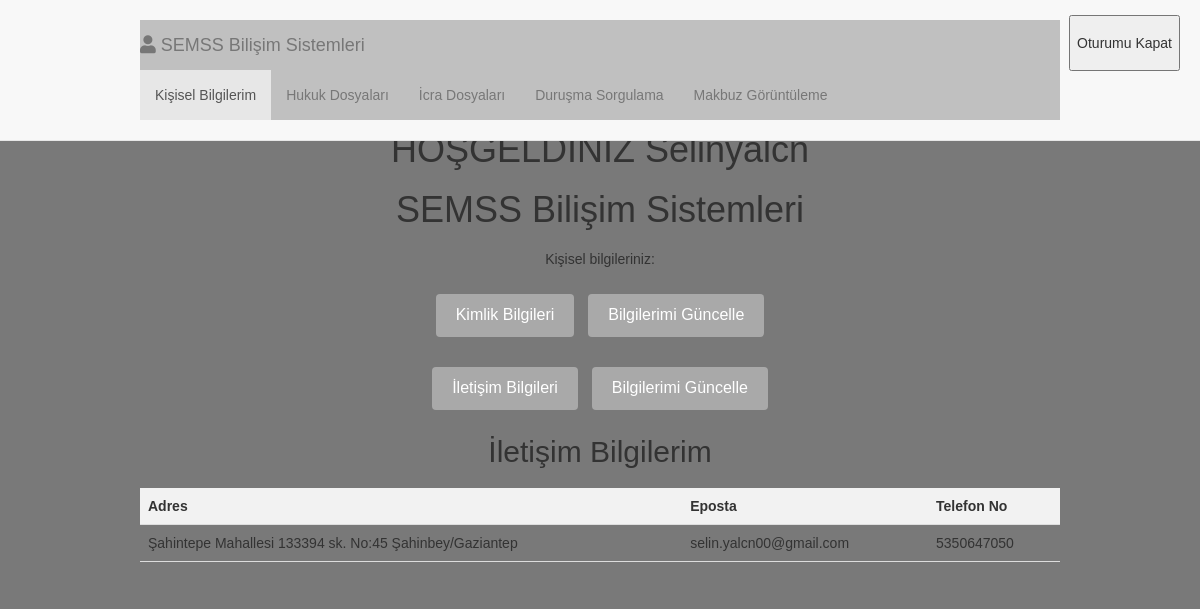
Page /iletisim_bilgileri.php (signed in) on the committed database.
### tables this page shows
CREATE TABLE `iletisimbilgileri` (
  `adres` varchar(500) NOT NULL,
  `eposta` varchar(255) NOT NULL,
  `telefonNo` bigint(20) NOT NULL,
  `tcNo` int(11) NOT NULL
);

### iletisim_bilgileri.php (the view, shortened to what this page needs)
<?php include "dashboard.php"; ?>
<!DOCTYPE html>
<html lang="en">
<head>
</head>
<body>
    <div class="container">
        <h1 class="welcome">HOŞGELDİNİZ <?php echo $username; ?></h1>
        <h1 class="welcome">SEMSS Bilişim Sistemleri</h1>
        <p class="welcome">Kişisel bilgileriniz:</p>
        <div class="button-container">
            <button onclick="location.href='/final_projesi/kimlik_bilgileri.php'">Kimlik Bilgileri</button>
            <button onclick="location.href='/final_projesi/bilgilerimi_guncelle.php'">Bilgilerimi Güncelle</button>
        </div>
        <div class="button-container">
            <button onclick="location.href='/final_projesi/iletisim_bilgileri.php'">İletişim Bilgileri</button>
            <button onclick="location.href='/final_projesi/bilgilerimi_guncelle2.php'">Bilgilerimi Güncelle</button>
        </div>
        <h2 class="welcome">İletişim Bilgilerim</h2>
        <table>
            <tr>
                <th>Adres</th>
                <th>Eposta</th>
                <th>Telefon No</th>
            </tr>
            <?php
            $servername = "localhost";
            $username = "root";
            $password = "";
            $dbname = "final_projesi";
            $conn = new mysqli($servername, $username, $password, $dbname);
            $sql = "SELECT adres, eposta, telefonNo FROM iletisimbilgileri";
            $result = $conn->query($sql);
            if ($result->num_rows > 0) {
                while($row = $result->fetch_assoc()) {
                    echo "<tr><td>" . $row["adres"] . "</td><td>" . $row["eposta"] . "</td><td>" . $row["telefonNo"] . "</td></tr>";
                }
            } else {
                echo "<tr><td colspan='3'>0 sonuç</td></tr>";
            }
            ?>
        </table>
    </div>
</body>
</html>

### style.css (style rules this page uses)
body { background-color: #3e3939; }
body.admin { min-height: 500px; padding-top: 50px; padding-bottom: 50px; }

### dashboard.php (style rules this page uses)
body { font-family: Arial, sans-serif; background-color: #f2f2f2; margin: 0; padding: 0; }
.container { width: 80%; margin: 0 auto; padding: 20px; }
.welcome { text-align: center; margin-bottom: 20px; }

### iletisim_bilgileri.php (style rules this page uses)
body { font-family: Arial, sans-serif; background-color: #797979; margin: 0; padding: 0; }
.container { width: 80%; margin: 0 auto; padding: 20px; }
.welcome { text-align: center; margin-bottom: 20px; }
.button-container { text-align: center; margin-top: 20px; }
.button-container button { margin: 5px; padding: 10px 20px; font-size: 16px; background-color: #a9a9a9; color: white; border: none; border-radius: 4px; cursor: pointer; }
table { width: 100%; border-collapse: collapse; margin-top: 20px; }
th, td { padding: 8px; text-align: left; border-bottom: 1px solid #ddd; }
th { background-color: #f2f2f2; }

### rows in the picture
iletisimbilgileri: adres "Şahintepe Mahallesi 133394 sk. No:45 Şahinbey/Gaziantep", eposta "selin.yalcn00@gmail.com", telefonNo "5350647050"

### other values in the picture
$username "Selinyalcn"
